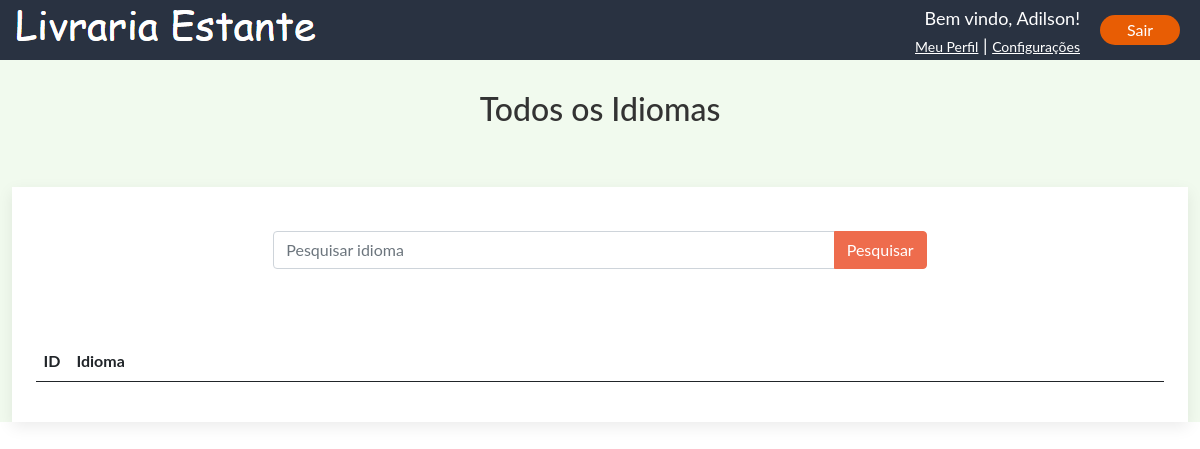
Page /todos-idiomas.php (signed in) on the earlier database version.
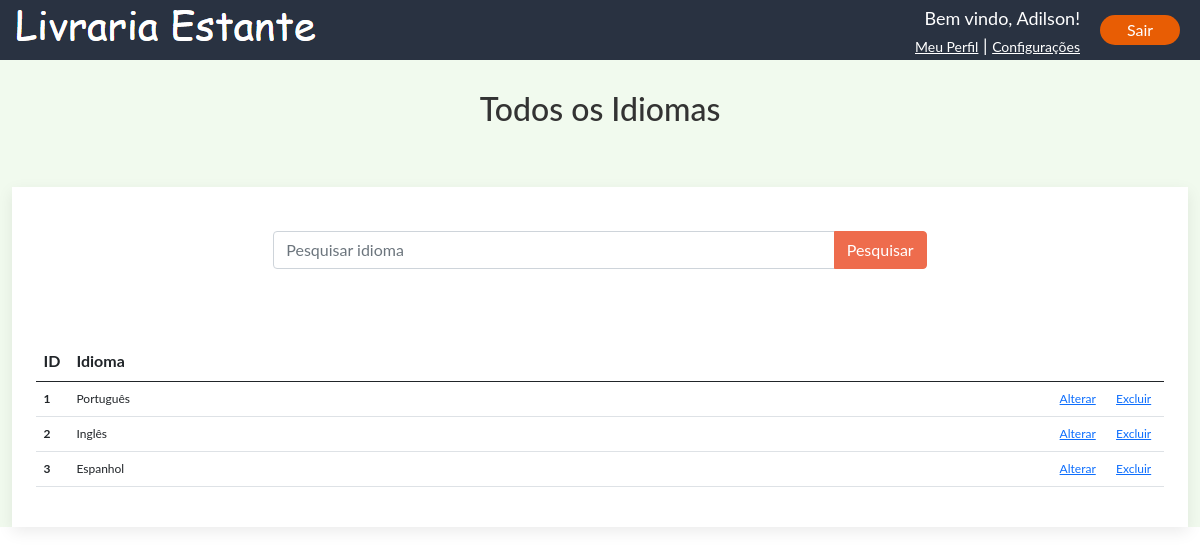
Same page on the later database version.
### tables this page shows
CREATE TABLE `idiomas` (
  `ididioma` int(11) NOT NULL,
  `idioma` varchar(30) NOT NULL
);

### todos-idiomas.php (the view, shortened to what this page needs)
<?php require_once("private/conexao.php"); ?>
<?php
    $consulta_lista_idiomas = " SELECT * FROM idiomas " ;
    $consulta_lista_idiomas .= " ORDER BY ididioma ASC ";
    $extrato_todos_idiomas = mysqli_query($conecta, $consulta_lista_idiomas);
?>
<!DOCTYPE html>
<html lang="pt-br">
<head>
    <link href="uikit\css\uikit.css" rel="stylesheet">
    <link href="bootstrap/css/bootstrap.min.css" rel="stylesheet">
    <link href="css/style.css" rel="stylesheet">
</head>
<body>
 <?php include_once("_include/header.php"); ?>
    <main class="principal container-fluid">
        <div class="titulo-central">
            <h2>Todos os Idiomas</h2>
        </div>
        <div id="caixa-lista" class="table-responsive row row-cols-1 row-cols-md-1 mb-1 uk-card uk-card-default">
            <form id="pesquisar-idiomas" action="todos-idiomas.php" method="get" class="input-group mb-3 barra-pesquisa" >
                <input type="text" class="form-control" name="pesquisa_idioma" placeholder="Pesquisar idioma" aria-label="Pesquisar idioma" aria-describedby="button-addon2">
                <button type="input" name="botao" class="btn btn-primary" id="button-addon2" >Pesquisar</button>
            </form>
            <table class="table" id="lista-livros">
                <thead>
                    <tr id="coluna-tabela">
                    <th id="coluna-id" scope="col">ID</th>
                    <th id="coluna-titulo" scope="col">Idioma</th>
                    <th id="coluna-alterar" scope="col"></th>
                    <th id="coluna-excluir" scope="col"></th>
                    </tr>
                </thead>
                <tbody>
                <?php
                    while($lista_idiomas = mysqli_fetch_assoc($extrato_todos_idiomas)){
                ?>
                    <form action="todos-idiomas.php" method="post">
                        <tr id="linha-tabela">
                            <th scope="row"><?php echo $lista_idiomas["ididioma"]; ?></th>
                            <td id="linha-titulo">
                                    <?php echo $lista_idiomas["idioma"]; ?>
                                </td>
                            <td><a href="#" uk-toggle>Alterar</a> </td>
                            <td><a href="#" uk-toggle>Excluir</a> </td>
                        </tr>
                    </form>
                <?php
                    }
                ?>
                </tbody>
            </table>
        </div>
    </main>
</body>
</html>

Differences in the rows shown:
added idiomas: ididioma "1", idioma "Português"
added idiomas: ididioma "2", idioma "Inglês"
added idiomas: ididioma "3", idioma "Espanhol"
